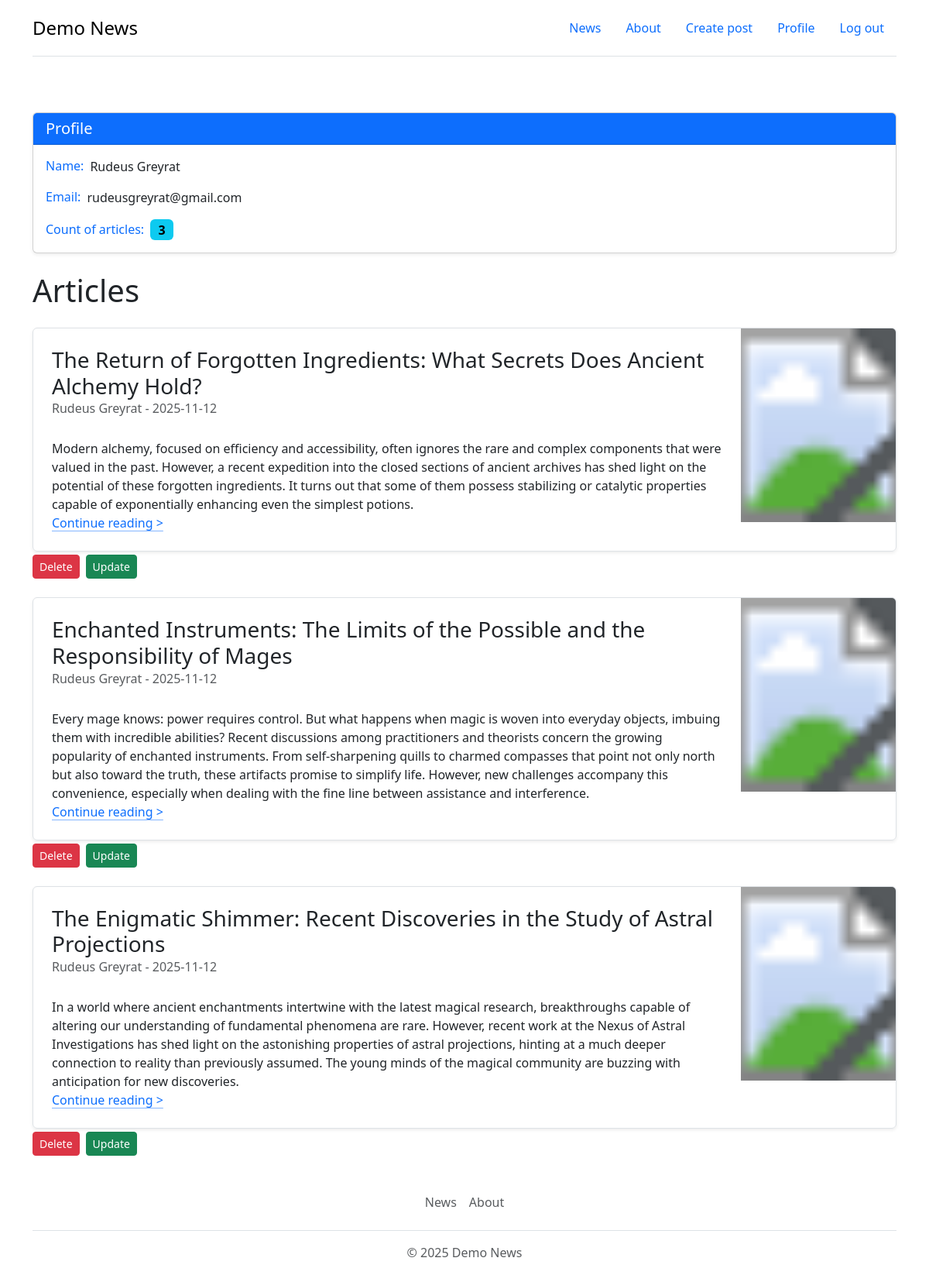
The page /profile (signed in) on the database its author committed.
### models/User.py (models this page shows, shortened)
class User(db.Model):
    id = db.Column(db.Integer, primary_key=True)
    full_name = db.Column(db.String(100), nullable=False)
    email = db.Column(db.String(100), nullable=False)
    password_hash = db.Column(db.String(200), nullable=False)
    count_of_posts = db.Column(db.Integer, nullable=False, default=0)
    date_created = db.Column(db.DateTime, nullable=False, default=datetime.now())

### models/Article.py (models this page shows, shortened)
class Article(db.Model):
    id = db.Column(db.Integer, primary_key=True)
    title = db.Column(db.String(100), nullable=False)
    intro = db.Column(db.String(300), nullable=False)
    content = db.Column(db.Text, nullable=False)
    image = db.Column(db.Text, nullable=False)
    date_created = db.Column(db.DateTime, nullable=False, default=datetime.now())
    user_id = db.Column(db.Integer, db.ForeignKey('user.id'), nullable=False)

### app.py (the view)
@app.route('/profile')
def profile():
    return routes.profile()

### routes.py (called while the page is built)
def profile():
    if not session.get('logged_in'):
        return redirect('/')
    articles = Article.query.filter_by(user_id=session.get('user_id')).all()
    articles.reverse()
    all_users = db.session.execute(db.select(User)).scalars().all()
    users_dict = {user.id: user for user in all_users}
    return render_template('profile.html', session=session, articles=articles, users=users_dict)

### templates/profile.html (shortened to what this page needs)
{% extends 'base.html' %}
{% block content %}
<div class="card shadow-sm mb-4">
    <div class="card-header bg-primary text-white">
        <h5 class="mb-0">Profile</h5>
    </div>
    <div class="card-body">
        <div class="d-flex align-items-center mb-3">
            <h6 class="text-primary me-2 mb-0">Name:</h6>
            <p class="mb-0 text-dark">{{ session.fullname }}</p>
        </div>
        <div class="d-flex align-items-center mb-3">
            <h6 class="text-primary me-2 mb-0">Email:</h6>
            <p class="mb-0 text-dark">{{ session.email }}</p>
        </div>
        <div class="d-flex align-items-center">
            <h6 class="text-primary me-2 mb-0">Count of articles:</h6>
            <span class="badge text-bg-info fs-6">{{ session.count_of_posts }}</span>
        </div>
    </div>
</div>
<h1 class="mb-4">Articles</h1>
{% for el in articles %}
<div>
    <div class="row g-0 border rounded overflow-hidden flex-md-row mb-1 shadow-sm h-md-250 position-relative">
        <div class="col p-4 d-flex flex-column position-static">
            <h3 class="mb-0">{{ el.title }}</h3>
            <div class="mb-1 text-body-secondary">{{ users[el.user_id].full_name }} - {{ el.date_created.date() }}</div>
            <p class="card-text mb-auto">
                <br>{{ el.intro }}
            </p>
            <a href="/post/{{ el.id }}" class="icon-link gap-1 icon-link-hover stretched-link">
                Continue reading >
            </a>
        </div>
        <div class="col-auto d-none d-lg-block">
            <svg aria-label="Placeholder: Thumbnail" class="bd-placeholder-img" height="250" preserveAspectRatio="xMidYMid slice" width="200">
                <title>{{ el.title }}</title>
                <rect width="100%" height="100%" fill="#55595c"></rect>
                <image href="{{ url_for('static', filename='img/uploads/' + el.image) }}" width="100%" height="100%" x="0" y="0" preserveAspectRatio="xMidYMid slice"/>
            </svg>
        </div>
    </div>
    {% if el.user_id == session.user_id %}
        <div class="d-flex gap-2 mb-4">
            <a href="/delete_post/{{ el.id }}" class="btn btn-danger btn-sm">
                    Delete
            </a>
            <a href="/update_post/{{ el.id }}" class="btn btn-success btn-sm">
                Update
            </a>
        </div>
    {% endif %}
</div>
{% endfor %}
{% endblock %}

### templates/base.html (shortened to what this page needs)
<!doctype html>
<html lang="en">
<head>
    <link href="https://cdn.jsdelivr.net/npm/bootstrap@5.3.8/dist/css/bootstrap.min.css" rel="stylesheet">
</head>
<body class="d-flex flex-column min-vh-100">
    <div class="container">
        <header class="d-flex flex-wrap justify-content-center py-3 mb-4 border-bottom">
            <a href="/" class="d-flex align-items-center mb-3 mb-md-0 me-md-auto link-body-emphasis text-decoration-none">
                <span class="fs-4">Demo News</span>
            </a>
            <ul class="nav nav-pills">
                <li class="nav-item"><a href="/" class="nav-link">News</a></li>
                <li class="nav-item"><a href="/about" class="nav-link">About</a></li>
                {% if 'logged_in' in session %}
                    <li class="nav-item"><a href="/create_post" class="nav-link">Create post</a></li>
                    <li class="nav-item"><a href="/profile" class="nav-link">Profile</a></li>
                    <li class="nav-item"><a href="/logout" class="nav-link">Log out</a></li>
                {% else %}
                    <li class="nav-item"><a href="/login" class="nav-link">Log in</a></li>
                {% endif %}
            </ul>
        </header>
    </div>
    <div class="container mt-5 flex-grow-1">{% block content %}{% endblock %}</div>
    <div class="container">
        <footer class="py-3 my-4 mt-auto">
            <ul class="nav justify-content-center border-bottom pb-3 mb-3">
                <li class="nav-item"><a href="/" class="nav-link px-2 text-body-secondary">News</a></li>
                <li class="nav-item"><a href="/about" class="nav-link px-2 text-body-secondary">About</a></li>
            </ul>
            <p class="text-center text-body-secondary">© 2025 Demo News</p>
        </footer>
    </div>
</body>
</html>

### rows shown on the page
User: fullname "Rudeus Greyrat", email "rudeusgreyrat@gmail.com", full_name "Rudeus Greyrat"
Article: title "The Return of Forgotten Ingredients: What Secrets Does Ancient Alchemy Hold?", date_created "2025-11-12", intro "Modern alchemy, focused on efficiency and accessibility, often ignores the rare and complex components that were valued in the past. However, a recent expedition into the closed sections of ancient archives has shed light on the potential of these forgotten ingredients. It turns out that some of them possess stabilizing or catalytic properties capable of exponentially enhancing even the simplest potions."
Article: title "Enchanted Instruments: The Limits of the Possible and the Responsibility of Mages", date_created "2025-11-12", intro "Every mage knows: power requires control. But what happens when magic is woven into everyday objects, imbuing them with incredible abilities? Recent discussions among practitioners and theorists concern the growing popularity of enchanted instruments. From self-sharpening quills to charmed compasses that point not only north but also toward the truth, these artifacts promise to simplify life. However, new challenges accompany this convenience, especially when dealing with the fine line between assistance and interference."
Article: title "The Enigmatic Shimmer: Recent Discoveries in the Study of Astral Projections", date_created "2025-11-12", intro "In a world where ancient enchantments intertwine with the latest magical research, breakthroughs capable of altering our understanding of fundamental phenomena are rare. However, recent work at the Nexus of Astral Investigations has shed light on the astonishing properties of astral projections, hinting at a much deeper connection to reality than previously assumed. The young minds of the magical community are buzzing with anticipation for new discoveries."

### other values the page prints
{{ session.count_of_posts }} "3"
